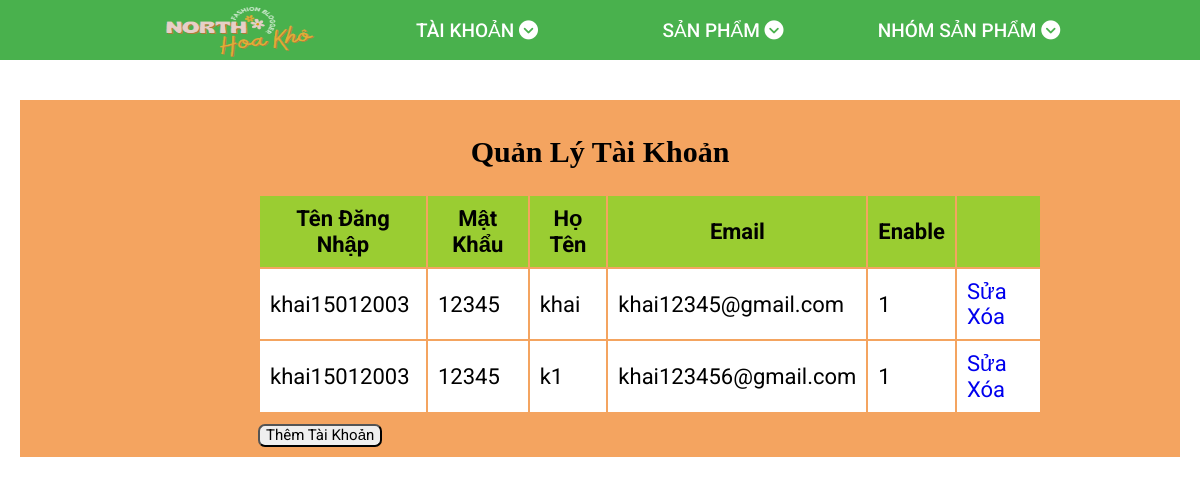
The app's page /taikhoan.php with its own data.
### tables this page shows
CREATE TABLE `taikhoan` (
  `tendangnhap` varchar(50) NOT NULL,
  `matkhau` varchar(50) NOT NULL,
  `hoten` varchar(100) DEFAULT NULL,
  `email` varchar(100) DEFAULT NULL,
  `enable` tinyint(1) NOT NULL DEFAULT 1
);

### ketnoi.php (called while the page is built, shortened)
<?php
   class ketnoi{
   private    $servername = "localhost";
   private  $username = "root";
   private   $password = "";
   private  $dbname = "webbanhoa";
    function __construct(){
    $this->conn = mysqli_connect( $this->servername,  $this->username,  $this->password,  $this->dbname);
}}
    ?>

### function_taikhoan.php (called while the page is built, shortened)
<?php
include "ketnoi.php";
class taikhoan extends ketnoi{
function hienthi(){
    $sql = "SELECT * FROM `taikhoan`";
    $result = mysqli_query($this->conn,$sql);
    return $result;
}
};

### taikhoan.php (the view, shortened to what this page needs)
<?php include "headerquantri.php";?>
<?php
   include "function_taikhoan.php";
$taikhoan = new taikhoan();
$result = $taikhoan->hienthi();
$count= mysqli_num_rows($result);
    ?>
<!DOCTYPE html>
<html lang="en">
<head>
</head>
<body>
    <div class="example">
        <div class="container">
            <div class="row">
                <h2>Quản Lý Tài Khoản </h2>
                <table class="table table-bordered">
                    <thead>
                        <tr>
                            <th>Tên Đăng Nhập</th>
                            <th>Mật Khẩu</th>
                            <th>Họ Tên</th>
                            <th>Email</th>
                            <th>Enable</th>
                            <th> </th>
                        </tr>
                    </thead>
                    <tbody>
                        <?php if ($count > 0){
                        while ($row = mysqli_fetch_assoc($result)) { ?>
                            <tr>
                                <td>
                                    <?PHP echo $row["tendangnhap"] ?>
                                </td>
                                <td>
                                    <?PHP echo $row["matkhau"] ?>
                                </td>
                                <td>
                                    <?PHP echo $row["hoten"] ?>
                                </td>
                                <td>
                                    <?PHP echo $row["email"] ?>
                                </td>
                                <td>
                                    <?PHP echo $row["enable"] ?>
                                </td>
                                <td>
                                    <a href="suataikhoan.php?tendangnhap=<?PHP echo $row["tendangnhap"] ?>" style="text-decoration: none">Sửa</a>
                                    <a href="xoaform.php?tendangnhap=<?PHP echo $row["tendangnhap"] ?>" style="text-decoration: none">Xóa</a>
                                </td>
                            </tr>
                        <?PHP
                    }
                     } ?>
                    </tbody>
                </table>
              <button>  <a href="form.php" style="text-decoration: none; color: black; ">Thêm Tài Khoản</a></button>
            </div>
        </div>
    </div>
</body>
</html>

### assets/css/grid.css (style rules this page uses)
.row { display: flex; flex-wrap: wrap; margin-left: -4px; margin-right: -4px; }
@media (min-width: 740px) { .row { margin-left: -8px; margin-right: -8px; } }
@media (min-width: 1113px) { .row { margin-left: -12px; margin-right: -12px; } }

### assets/css/main.css (style rules this page uses)
.container { margin-top: 40px; }

### assets/css/base.css (style rules this page uses)
:root { --green-color:#49b14d; --white-color:#fff; --black-color:#000; --header-height:180px; --header-top-height:38px; --header-center-height: 80px; --header-bottom-height:calc(var(--header-height) - (var(--header-top-height) + var(--header-center-height))) }
* { box-sizing: border-box; }
html { font-size: 62.5%; font-family: 'Roboto', sans-serif; line-height: 1.6rem; margin: 0 auto; }

### taikhoan.php (style rules this page uses)
.container { background-color: sandybrown; padding-bottom: 10px; }
.container th,.container tr,.container h2,.container td { color: black; border-color: black; }
.container th { text-align: center; background-color: yellowgreen; border-color: black !important; }
.container h2 { text-align: center; width: 100%; padding-top: 10px; font-weight: 700; font-family: Cambria, Cochin, Georgia, Times, 'Times New Roman', serif; font-size: 30px; }
.container td { background-color: white; }
.container button { border-radius: 7px; margin-left: 250px; margin-top: 10px; font-size: 15px; }
.example { padding: 0px 20px 0px 20px; }
.table { padding: 0px 150px 0px 250px; font-size: 22px; }
th,td { padding: 10px; }

### records on screen
taikhoan: tendangnhap "khai15012003", matkhau "12345", hoten "khai", email "khai12345@gmail.com", enable "1"
taikhoan: tendangnhap "khai15012003", matkhau "12345", hoten "k1", email "khai123456@gmail.com", enable "1"
